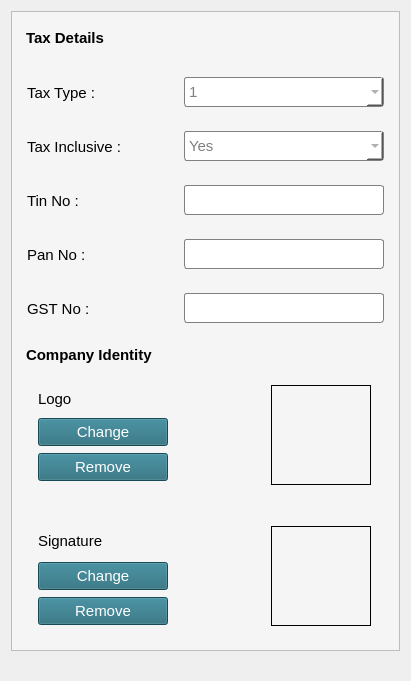
   <widget class="QWidget" name="formLayoutWidget_3">
    <property name="geometry">
     <rect>
      <x>530</x>
      <y>20</y>
      <width>411</width>
      <height>681</height>
     </rect>
    </property>
    <layout class="QFormLayout" name="formLayout_4">
     <property name="verticalSpacing">
      <number>10</number>
     </property>
     <property name="bottomMargin">
      <number>10</number>
     </property>
     <item row="0" column="0" colspan="2">
      <widget class="QFrame" name="frame_2">
       <property name="styleSheet">
        <string notr="true">background-color: whitesmoke;</string>
       </property>
       <property name="frameShape">
        <enum>QFrame::StyledPanel</enum>
       </property>
       <property name="frameShadow">
        <enum>QFrame::Raised</enum>
       </property>
       <layout class="QGridLayout" name="gridLayout_2">
        <item row="0" column="0">
         <layout class="QVBoxLayout" name="verticalLayout_4">
          <item>
           <widget class="QLabel" name="label_10">
            <property name="minimumSize">
             <size>
              <width>359</width>
              <height>34</height>
             </size>
            </property>
            <property name="maximumSize">
             <size>
              <width>359</width>
              <height>34</height>
             </size>
            </property>
            <property name="font">
             <font>
              <pointsize>11</pointsize>
              <weight>75</weight>
              <bold>true</bold>
             </font>
            </property>
            <property name="text">
             <string>Tax Details</string>
            </property>
           </widget>
          </item>
          <item>
           <layout class="QHBoxLayout" name="horizontalLayout_9">
            <property name="topMargin">
             <number>15</number>
            </property>
            <property name="bottomMargin">
             <number>15</number>
            </property>
            <item>
             <widget class="QLabel" name="label_11">
              <property name="minimumSize">
               <size>
                <width>150</width>
                <height>33</height>
               </size>
              </property>
              <property name="maximumSize">
               <size>
                <width>150</width>
                <height>33</height>
               </size>
              </property>
              <property name="font">
               <font>
                <pointsize>11</pointsize>
               </font>
              </property>
              <property name="text">
               <string>Tax Type : </string>
              </property>
             </widget>
            </item>
            <item>
             <widget class="QComboBox" name="comboBox_4">
              <property name="minimumSize">
               <size>
                <width>200</width>
                <height>30</height>
               </size>
              </property>
              <property name="maximumSize">
               <size>
                <width>200</width>
                <height>30</height>
               </size>
              </property>
              <property name="font">
               <font>
                <pointsize>11</pointsize>
               </font>
              </property>
              <property name="styleSheet">
               <string notr="true">border-radius:3px;
border:1px solid gray;
background-color:white;
color:gray;</string>
              </property>
              <item>
               <property name="text">
                <string>1</string>
               </property>
              </item>
              <item>
               <property name="text">
                <string>2</string>
               </property>
              </item>
             </widget>
            </item>
           </layout>
          </item>
          <item>
           <layout class="QHBoxLayout" name="horizontalLayout_10">
            <property name="bottomMargin">
             <number>15</number>
            </property>
            <item>
             <widget class="QLabel" name="label_12">
              <property name="minimumSize">
               <size>
                <width>150</width>
                <height>33</height>
               </size>
              </property>
              <property name="maximumSize">
               <size>
                <width>150</width>
                <height>33</height>
               </size>
              </property>
              <property name="font">
               <font>
                <pointsize>11</pointsize>
               </font>
              </property>
              <property name="text">
               <string>Tax Inclusive :</string>
              </property>
             </widget>
            </item>
            <item>
             <widget class="QComboBox" name="comboBox_5">
              <property name="minimumSize">
               <size>
                <width>200</width>
                <height>30</height>
               </size>
              </property>
              <property name="maximumSize">
               <size>
                <width>200</width>
                <height>30</height>
               </size>
              </property>
              <property name="font">
               <font>
                <pointsize>11</pointsize>
               </font>
              </property>
              <property name="styleSheet">
               <string notr="true">border-radius:3px;
border:1px solid gray;
background-color:white;
color:gray;</string>
              </property>
              <property name="currentIndex">
               <number>0</number>
              </property>
              <item>
               <property name="text">
                <string>Yes</string>
               </property>
              </item>
              <item>
               <property name="text">
                <string>No</string>
               </property>
              </item>
             </widget>
            </item>
           </layout>
          </item>
          <item>
           <layout class="QHBoxLayout" name="horizontalLayout_11">
            <property name="bottomMargin">
             <number>15</number>
            </property>
            <item>
             <widget class="QLabel" name="label_13">
              <property name="minimumSize">
               <size>
                <width>150</width>
                <height>33</height>
               </size>
              </property>
              <property name="maximumSize">
               <size>
                <width>150</width>
                <height>33</height>
               </size>
              </property>
              <property name="font">
               <font>
                <pointsize>11</pointsize>
               </font>
              </property>
              <property name="text">
               <string>Tin No :</string>
              </property>
             </widget>
            </item>
            <item>
             <widget class="QLineEdit" name="lineEdit_5">
              <property name="minimumSize">
               <size>
                <width>200</width>
                <height>30</height>
               </size>
              </property>
              <property name="maximumSize">
               <size>
                <width>200</width>
                <height>30</height>
               </size>
              </property>
              <property name="font">
               <font>
                <pointsize>11</pointsize>
               </font>
              </property>
              <property name="styleSheet">
               <string notr="true">border-radius:3px;
border:1px solid gray;
background-color:white;
color:gray;</string>
              </property>
             </widget>
            </item>
           </layout>
          </item>
          <item>
           <layout class="QHBoxLayout" name="horizontalLayout_12">
            <property name="bottomMargin">
             <number>15</number>
            </property>
            <item>
             <widget class="QLabel" name="label_14">
              <property name="minimumSize">
               <size>
                <width>150</width>
                <height>33</height>
               </size>
              </property>
              <property name="maximumSize">
               <size>
                <width>150</width>
                <height>33</height>
               </size>
              </property>
              <property name="font">
               <font>
                <pointsize>11</pointsize>
               </font>
              </property>
              <property name="text">
               <string>Pan No :</string>
              </property>
             </widget>
            </item>
            <item>
             <widget class="QLineEdit" name="lineEdit_6">
              <property name="minimumSize">
               <size>
                <width>200</width>
                <height>30</height>
               </size>
              </property>
              <property name="maximumSize">
               <size>
                <width>200</width>
                <height>30</height>
               </size>
              </property>
              <property name="font">
               <font>
                <pointsize>11</pointsize>
               </font>
              </property>
              <property name="styleSheet">
               <string notr="true">border-radius:3px;
border:1px solid gray;
background-color:white;
color:gray;</string>
              </property>
             </widget>
            </item>
           </layout>
          </item>
          <item>
           <layout class="QHBoxLayout" name="horizontalLayout_15">
            <property name="bottomMargin">
             <number>15</number>
            </property>
            <item>
             <widget class="QLabel" name="label_20">
              <property name="minimumSize">
               <size>
                <width>150</width>
                <height>33</height>
               </size>
              </property>
              <property name="maximumSize">
               <size>
                <width>150</width>
                <height>33</height>
               </size>
              </property>
              <property name="font">
               <font>
                <pointsize>11</pointsize>
               </font>
              </property>
              <property name="text">
               <string>GST No :</string>
              </property>
             </widget>
            </item>
            <item>
             <widget class="QLineEdit" name="lineEdit_7">
              <property name="minimumSize">
               <size>
                <width>200</width>
                <height>30</height>
               </size>
              </property>
              <property name="maximumSize">
               <size>
                <width>200</width>
                <height>30</height>
               </size>
              </property>
              <property name="font">
               <font>
                <pointsize>11</pointsize>
               </font>
              </property>
              <property name="styleSheet">
               <string notr="true">border-radius:3px;
border:1px solid gray;
background-color:white;
color:gray;</string>
              </property>
             </widget>
            </item>
           </layout>
          </item>
          <item>
           <widget class="QLabel" name="label_15">
            <property name="font">
             <font>
              <pointsize>11</pointsize>
              <weight>75</weight>
              <bold>true</bold>
             </font>
            </property>
            <property name="text">
             <string>Company Identity</string>
            </property>
           </widget>
          </item>
          <item>
           <layout class="QHBoxLayout" name="horizontalLayout_13">
            <property name="topMargin">
             <number>15</number>
            </property>
            <property name="bottomMargin">
             <number>15</number>
            </property>
            <item>
             <layout class="QVBoxLayout" name="verticalLayout_2">
              <item>
               <widget class="QLabel" name="label_16">
                <property name="sizePolicy">
                 <sizepolicy hsizetype="Preferred" vsizetype="Preferred">
                  <horstretch>0</horstretch>
                  <verstretch>0</verstretch>
                 </sizepolicy>
                </property>
                <property name="minimumSize">
                 <size>
                  <width>130</width>
                  <height>25</height>
                 </size>
                </property>
                <property name="maximumSize">
                 <size>
                  <width>130</width>
                  <height>25</height>
                 </size>
                </property>
                <property name="font">
                 <font>
                  <pointsize>11</pointsize>
                 </font>
                </property>
                <property name="styleSheet">
                 <string notr="true"/>
                </property>
                <property name="text">
                 <string>Logo</string>
                </property>
               </widget>
              </item>
              <item>
               <widget class="QPushButton" name="pushButton">
                <property name="minimumSize">
                 <size>
                  <width>130</width>
                  <height>28</height>
                 </size>
                </property>
                <property name="maximumSize">
                 <size>
                  <width>130</width>
                  <height>28</height>
                 </size>
                </property>
                <property name="font">
                 <font>
                  <pointsize>11</pointsize>
                 </font>
                </property>
                <property name="styleSheet">
                 <string notr="true">background-color: rgb(33, 103, 120);
color:white;</string>
                </property>
                <property name="text">
                 <string>Change</string>
                </property>
                <property name="icon">
                 <iconset resource="../add_new_comp.qrc">
                  <normaloff>:/sample/Images/gallery64.png</normaloff>:/sample/Images/gallery64.png</iconset>
                </property>
                <property name="iconSize">
                 <size>
                  <width>25</width>
                  <height>25</height>
                 </size>
                </property>
               </widget>
              </item>
              <item>
               <widget class="QPushButton" name="pushButton_2">
                <property name="minimumSize">
                 <size>
                  <width>130</width>
                  <height>28</height>
                 </size>
                </property>
                <property name="maximumSize">
                 <size>
                  <width>130</width>
                  <height>28</height>
                 </size>
                </property>
                <property name="font">
                 <font>
                  <pointsize>11</pointsize>
                 </font>
                </property>
                <property name="styleSheet">
                 <string notr="true">background-color: rgb(33, 103, 120);
color:white;</string>
                </property>
                <property name="text">
                 <string>Remove</string>
                </property>
                <property name="icon">
                 <iconset resource="../add_new_comp.qrc">
                  <normaloff>:/sample/Images/delete264.png</normaloff>:/sample/Images/delete264.png</iconset>
                </property>
                <property name="iconSize">
                 <size>
                  <width>25</width>
                  <height>25</height>
                 </size>
                </property>
               </widget>
              </item>
             </layout>
            </item>
            <item>
             <spacer name="horizontalSpacer">
              <property name="orientation">
               <enum>Qt::Horizontal</enum>
              </property>
              <property name="sizeType">
               <enum>QSizePolicy::Fixed</enum>
              </property>
              <property name="sizeHint" stdset="0">
               <size>
                <width>85</width>
                <height>20</height>
               </size>
              </property>
             </spacer>
            </item>
            <item>
             <widget class="QLabel" name="label_18">
              <property name="minimumSize">
               <size>
                <width>100</width>
                <height>100</height>
               </size>
              </property>
              <property name="maximumSize">
               <size>
                <width>100</width>
                <height>100</height>
               </size>
              </property>
              <property name="font">
               <font>
                <pointsize>10</pointsize>
               </font>
              </property>
              <property name="styleSheet">
               <string notr="true">border:1px solid black;</string>
              </property>
              <property name="text">
               <string/>
              </property>
              <property name="pixmap">
               <pixmap resource="../add_new_comp.qrc">:/sample/icon.png</pixmap>
              </property>
              <property name="scaledContents">
               <bool>true</bool>
              </property>
             </widget>
            </item>
           </layout>
          </item>
          <item>
           <spacer name="verticalSpacer">
            <property name="orientation">
             <enum>Qt::Vertical</enum>
            </property>
            <property name="sizeType">
             <enum>QSizePolicy::Fixed</enum>
            </property>
            <property name="sizeHint" stdset="0">
             <size>
              <width>20</width>
              <height>20</height>
             </size>
            </property>
           </spacer>
          </item>
          <item>
           <layout class="QHBoxLayout" name="horizontalLayout_14">
            <property name="bottomMargin">
             <number>15</number>
            </property>
            <item>
             <layout class="QVBoxLayout" name="verticalLayout_3">
              <item>
               <widget class="QLabel" name="label_17">
                <property name="minimumSize">
                 <size>
                  <width>130</width>
                  <height>28</height>
                 </size>
                </property>
                <property name="maximumSize">
                 <size>
                  <width>130</width>
                  <height>28</height>
                 </size>
                </property>
                <property name="font">
                 <font>
                  <pointsize>11</pointsize>
                 </font>
                </property>
                <property name="text">
                 <string>Signature</string>
                </property>
               </widget>
              </item>
              <item>
               <widget class="QPushButton" name="pushButton_3">
                <property name="minimumSize">
                 <size>
                  <width>130</width>
                  <height>28</height>
                 </size>
                </property>
                <property name="maximumSize">
                 <size>
                  <width>130</width>
                  <height>28</height>
                 </size>
                </property>
                <property name="font">
                 <font>
                  <pointsize>11</pointsize>
                 </font>
                </property>
                <property name="styleSheet">
                 <string notr="true">background-color: rgb(33, 103, 120);
color:white;</string>
                </property>
                <property name="text">
                 <string>Change</string>
                </property>
                <property name="icon">
                 <iconset resource="../add_new_comp.qrc">
                  <normaloff>:/sample/Images/gallery64.png</normaloff>:/sample/Images/gallery64.png</iconset>
                </property>
                <property name="iconSize">
                 <size>
                  <width>25</width>
                  <height>25</height>
                 </size>
                </property>
               </widget>
              </item>
              <item>
               <widget class="QPushButton" name="pushButton_4">
                <property name="minimumSize">
                 <size>
                  <width>130</width>
                  <height>28</height>
                 </size>
                </property>
                <property name="maximumSize">
                 <size>
                  <width>130</width>
                  <height>28</height>
                 </size>
                </property>
                <property name="font">
                 <font>
                  <pointsize>11</pointsize>
                 </font>
                </property>
                <property name="styleSheet">
                 <string notr="true">background-color: rgb(33, 103, 120);
color:white;</string>
                </property>
                <property name="text">
                 <string>Remove</string>
                </property>
                <property name="icon">
                 <iconset resource="../add_new_comp.qrc">
                  <normaloff>:/sample/Images/delete264.png</normaloff>:/sample/Images/delete264.png</iconset>
                </property>
                <property name="iconSize">
                 <size>
                  <width>25</width>
                  <height>25</height>
                 </size>
                </property>
               </widget>
              </item>
             </layout>
            </item>
            <item>
             <spacer name="horizontalSpacer_2">
              <property name="orientation">
               <enum>Qt::Horizontal</enum>
              </property>
              <property name="sizeType">
               <enum>QSizePolicy::Fixed</enum>
              </property>
              <property name="sizeHint" stdset="0">
               <size>
                <width>85</width>
                <height>20</height>
               </size>
              </property>
             </spacer>
            </item>
            <item>
             <widget class="QLabel" name="label_19">
              <property name="minimumSize">
               <size>
                <width>100</width>
                <height>100</height>
               </size>
              </property>
              <property name="maximumSize">
               <size>
                <width>100</width>
                <height>100</height>
               </size>
              </property>
              <property name="font">
               <font>
                <pointsize>10</pointsize>
               </font>
              </property>
              <property name="styleSheet">
               <string notr="true">border:1px solid black;</string>
              </property>
              <property name="text">
               <string/>
              </property>
              <property name="pixmap">
               <pixmap resource="../add_new_comp.qrc">:/sample/hba.jpg</pixmap>
              </property>
              <property name="scaledContents">
               <bool>true</bool>
              </property>
             </widget>
            </item>
           </layout>
          </item>
         </layout>
        </item>
       </layout>
      </widget>
     </item>
    </layout>
   </widget>
